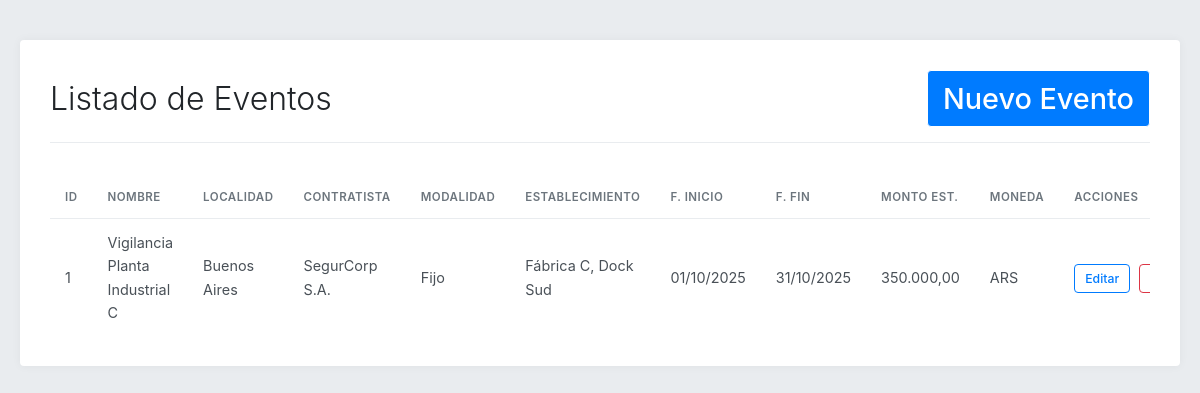
/Resource/view/eventos/index.php, run on the app's committed database.
### tables this page shows
CREATE TABLE `eventos` (
  `ID_Evento` int(11) NOT NULL,
  `Localidad` varchar(120) NOT NULL,
  `Contratista` varchar(200) NOT NULL,
  `NombreEvento` varchar(250) DEFAULT NULL,
  `Modalidad` varchar(50) DEFAULT NULL,
  `Establecimiento` varchar(200) DEFAULT NULL,
  `FechaInicio` datetime DEFAULT NULL,
  `FechaFin` datetime DEFAULT NULL,
  `MontoCobrarEstimado` decimal(14,2) DEFAULT NULL,
  `Moneda` varchar(10) DEFAULT 'ARS',
  `CreatedAt` timestamp NOT NULL DEFAULT current_timestamp()
);

### config/bd.php (called while the page is built, shortened)
<?php
class DatabaseConnection {
    private static ?PDO $connection = null;
    public static function getConnection(): PDO {
        if (self::$connection === null) {
            $host = 'localhost';
            $db   = 'ADIRA';
            $user = 'root';
            $pass = '';
            $charset = 'utf8mb4';
            $dsn = "mysql:host=$host;dbname=$db;charset=$charset";
            $options = [
                PDO::ATTR_ERRMODE            => PDO::ERRMODE_EXCEPTION,
                PDO::ATTR_DEFAULT_FETCH_MODE => PDO::FETCH_ASSOC,
                PDO::ATTR_EMULATE_PREPARES   => false,
            ];
            try {
                self::$connection = new PDO($dsn, $user, $pass, $options);
            } catch (PDOException $e) {
                die("Error de conexión a la base de datos: " . $e->getMessage());
            }
        }
        return self::$connection;
    }
}

### app/model/Evento.php (called while the page is built, shortened)
<?php
require_once __DIR__ . '/../../config/bd.php';
class Evento
{
    private PDO $db;
    public function __construct()
    {
        $this->db = DatabaseConnection::getConnection();
    }
    public function obtenerTodos(): array
    {
        $stmt = $this->db->query("SELECT * FROM Eventos ORDER BY ID_Evento DESC");
        return $stmt->fetchAll(PDO::FETCH_ASSOC);
    }
}

### Resource/view/eventos/index.php (the view, shortened to what this page needs)
<?php
require_once __DIR__ . '/../../../config/bd.php';
require_once __DIR__ . '/../../../app/model/Evento.php';
$model = new Evento();
$eventos = $model->obtenerTodos();
?>
<!DOCTYPE html>
<html lang="es">
<head>
    <link rel="stylesheet" href="../../../public/css/styles.css">
</head>
<body>
<div class="container">
    <h1>
        <span>Listado de Eventos</span>
        <a href="../eventos/create.php" class="btn-new">Nuevo Evento</a>
    </h1>
    <?php if (!empty($eventos)): ?>
    <div class="table-responsive">
        <table>
            <thead>
                <tr>
                    <th>ID</th>
                    <th>Nombre</th>
                    <th>Localidad</th>
                    <th>Contratista</th>
                    <th>Modalidad</th>
                    <th>Establecimiento</th>
                    <th>F. Inicio</th>
                    <th>F. Fin</th>
                    <th>Monto Est.</th>
                    <th>Moneda</th>
                    <th>Acciones</th>
                </tr>
            </thead>
            <tbody>
                <?php foreach ($eventos as $evento): ?>
                <tr>
                    <td><?= htmlspecialchars($evento['ID_Evento'] ?? '-') ?></td>
                    <td><?= htmlspecialchars($evento['NombreEvento'] ?? '-') ?></td>
                    <td><?= htmlspecialchars($evento['Localidad'] ?? '-') ?></td>
                    <td><?= htmlspecialchars($evento['Contratista'] ?? '-') ?></td>
                    <td><?= htmlspecialchars($evento['Modalidad'] ?? '-') ?></td>
                    <td><?= htmlspecialchars($evento['Establecimiento'] ?? '-') ?></td>
                    <td><?= date("d/m/Y", strtotime($evento['FechaInicio'] ?? '')) ?></td>
                    <td><?= date("d/m/Y", strtotime($evento['FechaFin'] ?? '')) ?></td>
                    <td><?= number_format($evento['MontoCobrarEstimado'] ?? 0, 2, ',', '.') ?></td>
                    <td><?= htmlspecialchars($evento['Moneda'] ?? 'ARS') ?></td>
                    <td class="actions">
                        <a href="/adira/eventos/edit/<?= $evento['ID_Evento'] ?>" class="btn-edit">Editar</a>
                        <a href="#" class="btn-delete"
                           onclick="confirmDelete(<?= $evento['ID_Evento'] ?>, '<?= htmlspecialchars($evento['NombreEvento']) ?>')">
                        </a>
                    </td>
                </tr>
                <?php endforeach; ?>
            </tbody>
        </table>
    </div>
    <?php endif; ?>
</div>
</body>
</html>

### public/css/styles.css (style rules this page uses)
:root { --primary-color: #212529; --accent-color: #007bff; --background-light: #ffffff; --border-color: #e9ecef; --text-dark: #495057; --text-muted: #6c757d; }
body { font-family: -apple-system, BlinkMacSystemFont, "Segoe UI", Roboto, Helvetica, Arial, sans-serif; margin: 0; padding: 40px 20px; background-color: var(--border-color); color: var(--text-dark); line-height: 1.6; }
.container { max-width: 1200px; margin: 0 auto; background-color: var(--background-light); padding: 30px; border-radius: 4px; box-shadow: 0 0 10px rgba(0, 0, 0, 0.05); }
h1 { color: var(--primary-color); border-bottom: 1px solid var(--border-color); padding-bottom: 15px; margin-top: 0; margin-bottom: 25px; display: flex; justify-content: space-between; align-items: center; font-weight: 300; font-size: 2rem; }
.btn-new { background-color: var(--accent-color); color: white; padding: 10px 15px; border: 1px solid var(--accent-color); border-radius: 4px; text-decoration: none; font-weight: 500; transition: all 0.2s ease; box-shadow: none; font-size: 0.9em; }
.table-responsive { overflow-x: auto; width: 100%; }
table { border-collapse: collapse; width: 100%; margin-top: 20px; font-size: 0.9em; box-shadow: none; }
th, td { border: none; border-bottom: 1px solid var(--border-color); padding: 12px 15px; text-align: left; }
tbody tr:last-child td { border-bottom: none; }
thead th { background-color: var(--background-light); color: var(--text-muted); font-weight: 600; text-transform: uppercase; letter-spacing: 0.5px; font-size: 0.8em; padding-top: 0; }
.actions { white-space: nowrap; }
.actions a { padding: 6px 10px; border-radius: 4px; text-decoration: none; font-size: 0.85em; transition: all 0.2s ease; margin-right: 5px; background: transparent; font-weight: 500; }
.btn-edit { color: var(--accent-color); border: 1px solid var(--accent-color); }
.btn-delete { color: #dc3545; border: 1px solid #dc3545; }
.btn-new { height: auto; line-height: normal; color: var(--background-light); border: 1px solid var(--background-light); }

### data on the page
eventos: ID_Evento "1", NombreEvento "Vigilancia Planta Industrial C", Localidad "Buenos Aires", Contratista "SegurCorp S.A.", Modalidad "Fijo", Establecimiento "Fábrica C, Dock Sud", FechaInicio "01/10/2025", FechaFin "31/10/2025", MontoCobrarEstimado "350.000,00", Moneda "ARS"
